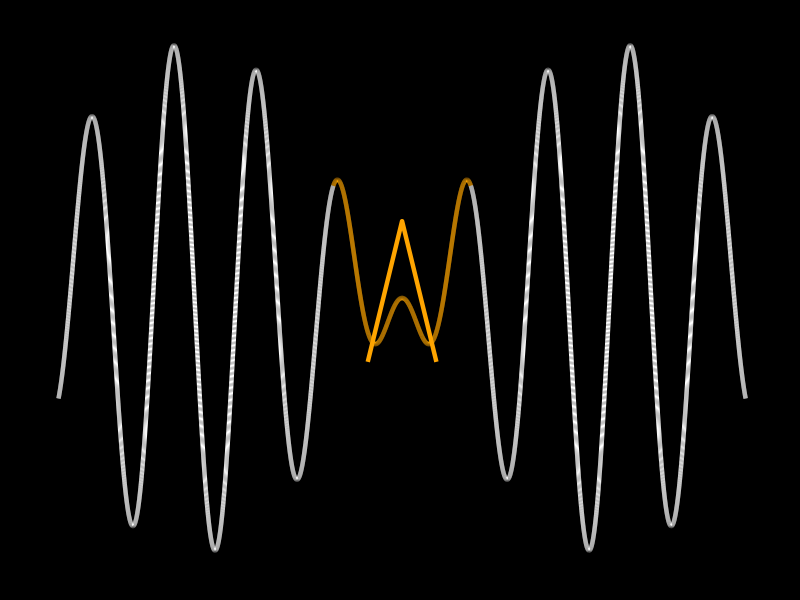
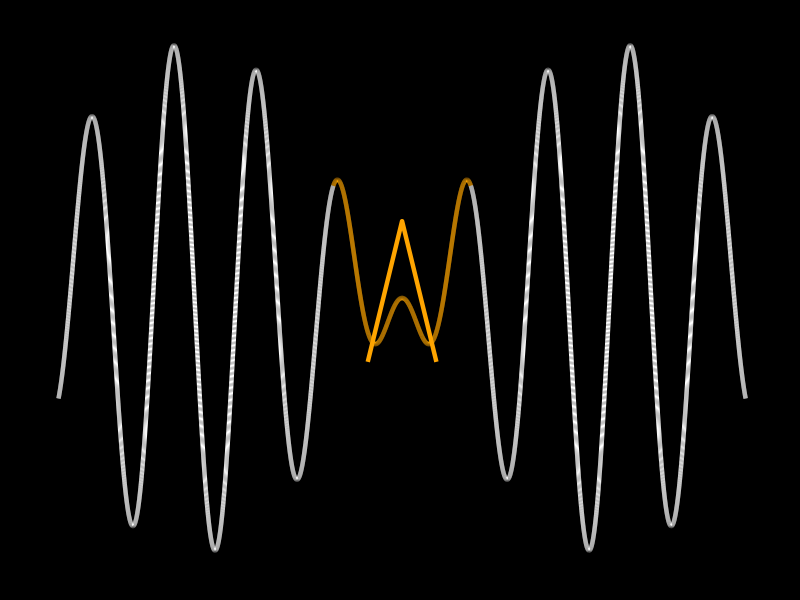

These charts were generated, in order, by the following R code:
library("ggplot2")
library("gridExtra")

theme_AW <- function(base_size = 12, base_family = "") {
  theme_grey(base_size = base_size, base_family = base_family) %+replace%
    theme(
      # Specify axis options
      axis.line = element_blank(),  
      axis.text.x = element_blank(),  
      axis.text.y = element_blank(),  
      axis.ticks = element_blank(),  
      axis.title.x = element_blank(),  
      axis.title.y = element_blank(), 
      # Specify legend options
      legend.position = "none",
      # Specify panel options
      panel.background = element_blank(),  
      panel.border = element_blank(),  
      panel.grid.major = element_blank(),  
      panel.grid.minor = element_blank(),  
      # Specify faceting options
      strip.background = element_rect(fill = "grey30", color = "grey10"),  
      strip.text.x = element_text(size = base_size*0.8, color = "white"),  
      strip.text.y = element_text(size = base_size*0.8, color = "white", angle = -90),  
      # Specify plot options
      plot.background = element_rect(color = "black", fill = "black"),  
      plot.margin = unit(rep(1, 4), "lines")
    )
}

####################################################################

x <- seq(-1.3, 1.3, length.out = 10000)
y1 <- -(sin(2 * x) * sin(20 * x))
y2 <- rep(NA, length(y1))
l <- seq(-0.25, 0.30, length.out = 500)
y2[4501:5000] <- l
y2[5001:5500] <- l[length(l):1]
w1 <- 1:length(x) %in% 4000:6000
w2 <- 1:length(x) %in% 4501:5500
data <- data.frame(x = x, y1 = y1, w1 = w1, y2 = y2, w2 = w2)

p <- ggplot(data) +
  geom_line(aes(x = x, y = y1, colour = (w1 == TRUE), group = 1), size = 1.5) + 
  geom_line(aes(x = x, y = y2, colour = (w2 == TRUE), group = 1), size = 1.5) + 
  theme_AW() +
  scale_colour_manual(values = c("white", "orange"))
p

ggsave("AW.pdf", p, "pdf", width = 2200, height = 1700, units = "px")
